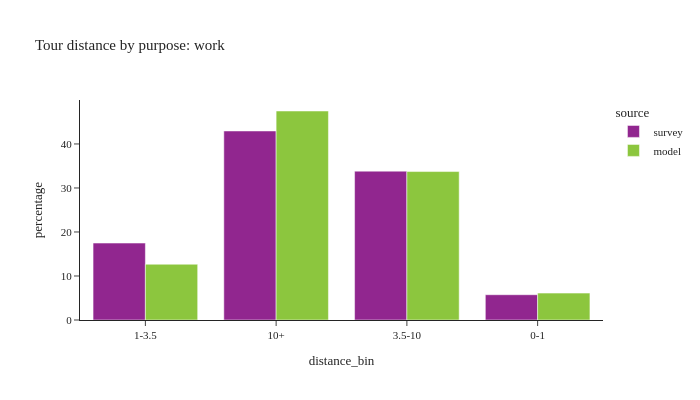

The cell this chart's notebook holds for it:
### Code cell
plot_bins(tour, pl.col('pdpurp') == 1, 'work')

### Figure 1 — Plotly figure (JSON) as saved in the notebook; plotly's stock layout.template omitted (floating-point values rounded to 4 significant figures)
{"data": [{"alignmentgroup": "True", "customdata": [[408], [620], [611], [198]], "hovertemplate": "source=survey<br>distance_bin=%{x}<br>percentage=%{y}<br>sample count=%{customdata[0]}<extra></extra>", "legendgroup": "survey", "marker": {"color": "#91268F", "pattern": {"shape": ""}}, "name": "survey", "offsetgroup": "survey", "orientation": "v", "showlegend": true, "textposition": "auto", "type": "bar", "x": ["1-3.5", "10+", "3.5-10", "0-1"], "xaxis": "x", "y": [17.48, 42.95, 33.83, 5.742], "yaxis": "y"}, {"alignmentgroup": "True", "customdata": [[95463], [527217], [742279], [198054]], "hovertemplate": "source=model<br>distance_bin=%{x}<br>percentage=%{y}<br>sample count=%{customdata[0]}<extra></extra>", "legendgroup": "model", "marker": {"color": "#8CC63E", "pattern": {"shape": ""}}, "name": "model", "offsetgroup": "model", "orientation": "v", "showlegend": true, "textposition": "auto", "type": "bar", "x": ["0-1", "3.5-10", "10+", "1-3.5"], "xaxis": "x", "y": [6.108, 33.73, 47.49, 12.67], "yaxis": "y"}], "layout": {"barmode": "group", "font": {"size": 11}, "height": 400, "legend": {"title": {"text": "source"}, "tracegroupgap": 0}, "title": {"text": "Tour distance by purpose: work"}, "width": 700, "xaxis": {"anchor": "y", "domain": [0.0, 1.0], "title": {"text": "distance_bin"}}, "yaxis": {"anchor": "x", "domain": [0.0, 1.0], "title": {"text": "percentage"}}}}
